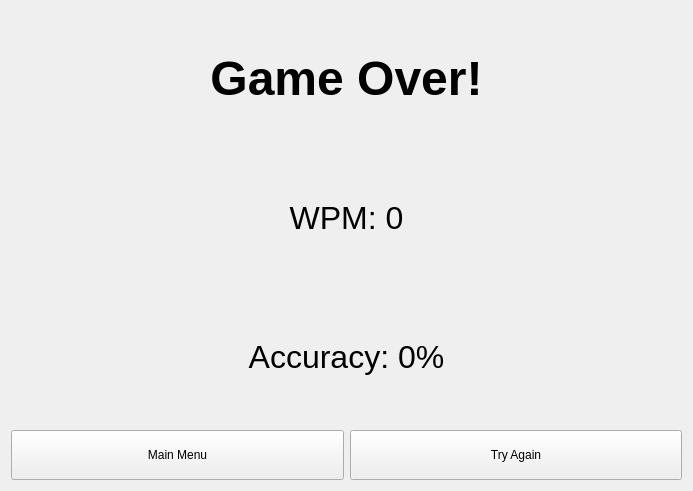
<?xml version="1.0" encoding="UTF-8"?>
<ui version="4.0">
 <class>ResultWindow</class>
 <widget class="QWidget" name="ResultWindow">
  <property name="geometry">
   <rect>
    <x>0</x>
    <y>0</y>
    <width>693</width>
    <height>491</height>
   </rect>
  </property>
  <property name="windowTitle">
   <string>Form</string>
  </property>
  <layout class="QVBoxLayout" name="verticalLayout">
   <item>
    <widget class="QLabel" name="label">
     <property name="font">
      <font>
       <pointsize>36</pointsize>
       <bold>true</bold>
      </font>
     </property>
     <property name="text">
      <string>Game Over!</string>
     </property>
     <property name="alignment">
      <set>Qt::AlignmentFlag::AlignCenter</set>
     </property>
    </widget>
   </item>
   <item>
    <widget class="QLabel" name="lblWPM">
     <property name="font">
      <font>
       <pointsize>24</pointsize>
       <bold>false</bold>
      </font>
     </property>
     <property name="text">
      <string>WPM: 0</string>
     </property>
     <property name="alignment">
      <set>Qt::AlignmentFlag::AlignCenter</set>
     </property>
    </widget>
   </item>
   <item>
    <widget class="QLabel" name="lblAccuracy">
     <property name="font">
      <font>
       <pointsize>24</pointsize>
       <bold>false</bold>
      </font>
     </property>
     <property name="text">
      <string>Accuracy: 0%</string>
     </property>
     <property name="alignment">
      <set>Qt::AlignmentFlag::AlignCenter</set>
     </property>
    </widget>
   </item>
   <item>
    <layout class="QHBoxLayout" name="horizontalLayout">
     <item>
      <widget class="QPushButton" name="btnMenu">
       <property name="minimumSize">
        <size>
         <width>300</width>
         <height>50</height>
        </size>
       </property>
       <property name="text">
        <string>Main Menu</string>
       </property>
      </widget>
     </item>
     <item>
      <widget class="QPushButton" name="btnRetry">
       <property name="minimumSize">
        <size>
         <width>300</width>
         <height>50</height>
        </size>
       </property>
       <property name="text">
        <string>Try Again</string>
       </property>
      </widget>
     </item>
    </layout>
   </item>
  </layout>
 </widget>
 <resources/>
 <connections/>
</ui>
